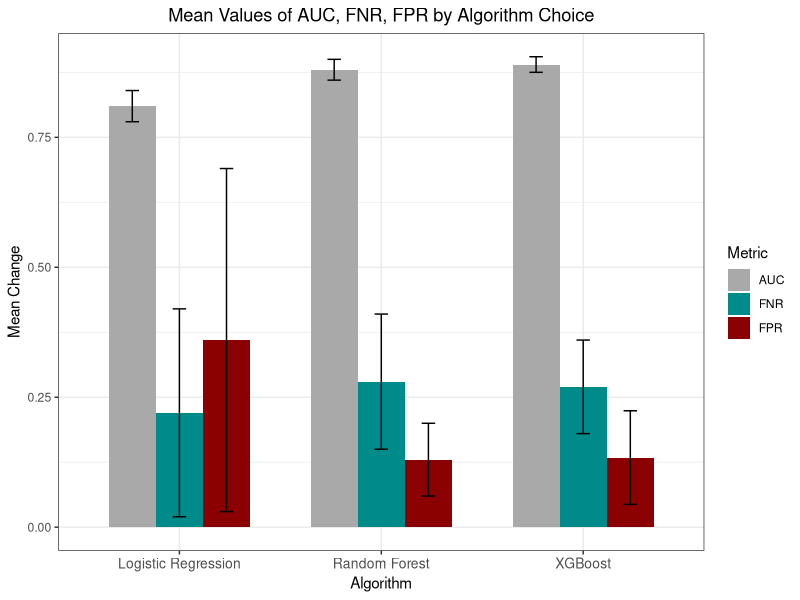
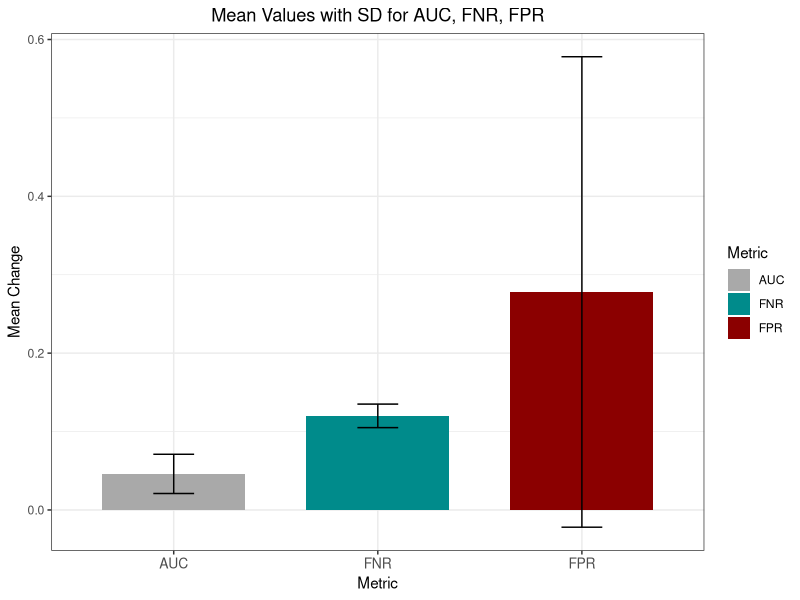

Write the R code that produced these figures, in order.
# Erforderliche Pakete laden
library(ggplot2)
library(tidyr)

# Beispiel-Daten erstellen
data <- data.frame(
  Algorithm = c("Logistic Regression", "Random Forest", "XGBoost"),
  AUC = c(0.81, 0.88, 0.89),
  FNR = c(0.22, 0.28, 0.27),
  FPR = c(0.36, 0.13, 0.134),
  AUC_SD = c(0.03, 0.2, 0.33),
  FNR_SD = c(0.02, 0.13, 0.07),
  FPR_SD = c(0.015, 0.09, 0.09)
)

# Daten in Long-Format umwandeln
data_long <- tidyr::pivot_longer(data, 
                                 cols = c("AUC", "FNR", "FPR"), 
                                 names_to = "Metric", 
                                 values_to = "Mean")

# Standardabweichungen entsprechend der Metrik zuordnen
data_long$SD <- c(data$AUC_SD, data$FNR_SD, data$FPR_SD)

# Barplot mit Fehlerbalken
ggplot(data_long, aes(x = Algorithm, y = Mean, fill = Metric)) +
  geom_bar(stat = "identity", position = position_dodge(), width = 0.7) +
  geom_errorbar(aes(ymin = Mean - SD, ymax = Mean + SD), 
                width = 0.2, 
                position = position_dodge(0.7)) +
  labs(title = "Mean Values of AUC, FNR, FPR by Algorithm Choice",
       x = "Algorithm",
       y = "Mean Change") +
  theme_minimal() +
  scale_fill_manual(values = c("AUC" = "darkgrey",  "FNR" = "darkcyan", "FPR" = "darkred"),
                    labels = c("AUC", "FNR", "FPR")) +
  theme_bw() +
  theme(axis.text.x = element_text(angle = 0, hjust = 0.5, size = 10),
        plot.title = element_text(hjust = 0.5))

#############


data <- data.frame(
  Metric = c("AUC", "FNR", "FPR"),
  Mean = c(0.046, 0.12, 0.278),
  SD = c(0.025, 0.015, 0.3)
)

# Barplot mit Fehlerbalken
ggplot(data, aes(x = Metric, y = Mean, fill = Metric)) +
  geom_bar(stat = "identity", position = position_dodge(), width = 0.7) +
  geom_errorbar(aes(ymin = Mean - SD, ymax = Mean + SD), 
                width = 0.2, 
                position = position_dodge(0.7)) +
  labs(title = "Mean Values with SD for AUC, FNR, FPR",
       x = "Metric",
       y = "Mean Change") +
  theme_minimal() +
  scale_fill_manual(values = c("AUC" = "darkgrey",  "FNR" = "darkcyan", "FPR" = "darkred"),
                    labels = c("AUC", "FNR", "FPR")) +
  theme_bw() +
  theme(axis.text.x = element_text(angle = 0, hjust = 0.5, size = 10),
        plot.title = element_text(hjust = 0.5))

